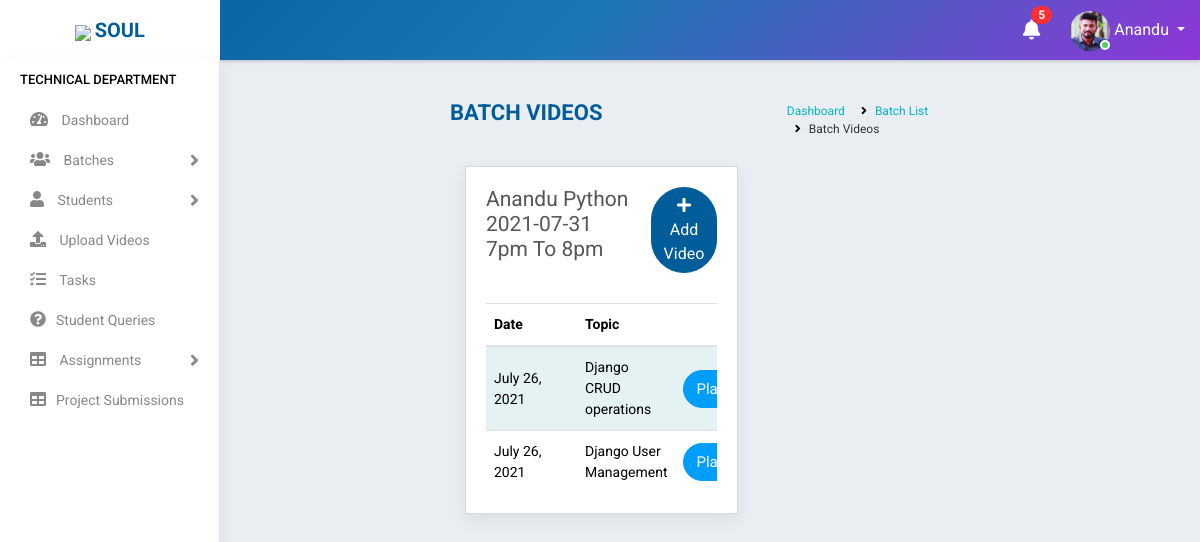
Screenshot of /trainer/batch_content_list/8 (signed in) with the database file from the repository.
### accounts/models.py (models this page shows, shortened)
class Staff(models.Model):
    value= (
    ('1', 'Operations'),
    ('2', 'Sales'),
    ('3', 'Trainer'),
    ('4', 'Admin'),
    )
    state = (
    ('Andhra Pradesh','Andhra Pradesh'),
    ('Arunachal Pradesh','Arunachal Pradesh'),
    ('Assam','Assam'),
    ('Bihar','Bihar'),
    ('Chhattisgarh','Chattisgarh'),
    ('Goa','Goa'),
    ('Gujarat','Gujarat'),
    ('Haryana','Haryana'),
    ('Himachal Pradesh','Himachal Pradesh'),
    ('Jharkhand','Jharkhand'),
    ('Karnataka','Karnataka'),
    ('Kerala','Kerala'),
    ('Madhya Pradesh','Madhya Pradesh'),
    ('Maharashtra','Maharashtra'),
    ('Manipur','Manipur'),
    ('Meghalaya','Meghalaya'),
    ('Mizoram','Mizoram'),
    ('Nagaland','Nagaland'),
    ('Odisha','Odisha'),
    ('Rajasthan','Rajasthan'),
    ('Sikkim','Sikkim'),
    ('Tamil Nadu','Tamil Nadu'),
    ('Telangana','Telangana'),
    ('Tripura','Tripura'),
    ('Uttar Pradesh','Uttar Pradesh'),
    ('Uttarakhand','Uttarakhand'),
    ('West Bengal','West Bengal')
    )
    groups = (
        ('AB+', 'AB+'),
        ('AB-', 'AB-'),
        ('A+', 'A+'),
        ('A-', 'A-'),
        ('B+', 'B+'),
        ('B-', 'B-'),
        ('O+', 'O+'),
        ('O-', 'O-'),
        )
    user = models.OneToOneField(User,on_delete=models.CASCADE,null=True,blank=True)
    name = models.CharField(max_length=100,null=True, blank=True)
    empid = models.CharField(max_length=100,null=True, blank=True)
    mobile = models.CharField(max_length=10,null=True, blank=True)
    email = models.EmailField(max_length=200,null=True, blank=True)
    sex = models.CharField(max_length=10,null=True,choices=(('Male','Male'),('Female','Female')), blank=True)
    dob = models.DateField(null=True, blank=True)
    doj = models.DateField(null=True, blank=True)
    blood_group = models.CharField(max_length=100,null=True, blank=True,choices=groups)
    house = models.CharField(max_length=100,null=True, blank=True)
    street =models.CharField(max_length=100,null=True, blank=True)
    street2 =models.CharField(max_length=100,null=True, blank=True)
    city = models.CharField(max_length=100,null=True, blank=True)
    state = models.CharField(max_length=100,null=True,choices=state, blank=True)
    stype = models.CharField(max_length=100,null=True,choices=value, blank=True)
    status = models.CharField(max_length=20,choices=(('Active','Active'),('Inactive','Inactive')),default='Active')
    profile_pic = models.ImageField(null=True, blank=True,default="student.jpg")
    def __str__(self):
        return self.name

class Batch(models.Model):
    mod_value= [
    ('1', 'Weekday'),
    ('2', 'Weekend')
    ]
    status_value= [
        ('Yet to start', 'Yet to start'),
        ('Ongoing', 'Ongoing'),
        ('Completed', 'Completed'),
    ]
    subject = models.ForeignKey(Courses,on_delete=models.CASCADE,null=True,blank=True)
    trainer = models.ForeignKey(Staff,on_delete=models.CASCADE,null=True,limit_choices_to={'stype':"3"},blank=True)
    timing = models.CharField(max_length=100, null=True,blank=True)
    start_date = models.DateField(null=True,blank=True)
    end_date = models.DateField(null=True,blank=True)
    link = models.CharField(max_length=1000,null=True,blank=True)
    passcode = models.CharField(max_length=100,null=True,blank=True,default="N/A")
    mode = models.CharField(max_length=100,choices=mod_value,default=1,blank=True)
    status = models.CharField(max_length=100,choices=status_value,blank=True,default="Yet to start")
    def __str__(self):
        return "%s %s %s %s" %(self.trainer , self.subject , self.start_date , self.timing)

class Courses(models.Model):
    name = models.CharField(max_length=300,null=True)
    fee = models.CharField(max_length=6)
    link = models.CharField(max_length=1000,null=True, blank=True)
    project_file = models.CharField(max_length=1000,null=True,blank=True)
    pic = models.ImageField(null=True, blank=True)
    def __str__(self):
        return self.name

class BatchData(models.Model):
    batch = models.ForeignKey(Batch,on_delete=models.CASCADE,null=True,blank=True)
    topic = models.CharField(max_length=100,null=True, blank=True)
    link = models.CharField(max_length=1000,null=True, blank=True)
    datecreated = models.DateField(null=True,blank=True,auto_now_add=True)

### accounts/views.py (the view)
# urls.py: path('trainer/batch_content_list/<id>', BatchContentList.as_view(),name='batch_content_list'),
class BatchContentList(View):
    def get(self, request,id):
        user=request.user
        if user.is_authenticated:
            note = Notification.objects.filter(receiver=user).filter(status="Not Read").order_by('-datetime')
            no_count = note.count()
            try:
                s = Staff.objects.get(user=user)
                if s.stype == "3":
                    batch = Batch.objects.get(id=id)
                    batch_data = BatchData.objects.filter(batch=batch)
                    return render(request,'accounts/video_list.html',{'batch_data':batch_data,'no_count':no_count,'note':note,'batch':batch,'s':s})
                else:
                    return redirect('home')
            except:
                return redirect('home')
        else:
            return redirect('logout')

### accounts/templates/accounts/video_list.html (shortened to what this page needs)
{% extends 'accounts/main.html' %}
    {% block content %}
<div class="main-wrapper">
    {% include 'accounts/navbar.html' %}
    {% include 'accounts/sidebar_trainer.html' %}
    <div class="page-wrapper">
        <div class="content container-fluid">
            <div class="page-header">
                <div class="row">
                    <div class="col-lg-7 col-md-12 col-sm-12 col-12">
                        <h5 class="text-uppercase">Batch Videos</h5>
                    </div>
                    <div class="col-lg-5 col-md-12 col-sm-12 col-12">
                        <ul class="list-inline breadcrumb float-right">
                            <li class="list-inline-item"><a href="{% url 'home' %}">Dashboard</a></li>
                            <li class="list-inline-item"><a href="{% url 'active_batch_list' %}">Batch List</a></li>
                            <li class="list-inline-item">Batch Videos</li>
                        </ul>
                    </div>
                </div>
            </div>
            <div class="col-md-7 col-12">
            <div class="content-page">
                <div class="row">
                    <div class="col-sm-8 col-5">
                        <h4 class="page-title">{{batch}}</h4>
                    </div>
                    <div class="col-sm-4 col-7 text-right m-b-30">
                        <a href="{% url 'batch_content' batch.id  %}" class="btn btn-primary btn-rounded float-right">
                            <i class="fas fa-plus"></i> Add Video</a>
                    </div>
                </div>
                {% include 'accounts/mini/video_list.html' %}
                                    </div>
            </div>
        </div>
    </div>
</div>
{% endblock %}

### accounts/templates/accounts/navbar.html (shortened to what this page needs)
<div class="header">
    <div class="header-left">
        <a href="https://www.teqstories.com" class="logo">
            <img src="https://www.teqstories.com/assets/images/Blue.png" style="height: 40px;width:auto;">
            <span class="text-uppercase"><b>Soul</b></span>
        </a>
    </div>
    <div class="page-title-box float-left">
    </div>
    <ul class="nav user-menu float-right">
        {% include 'accounts/mini/notify.html' %}
        <li class="nav-item dropdown has-arrow">
            <a href="#" class="dropdown-toggle nav-link user-link" data-toggle="dropdown">
                <span class="user-img">
                    {% if request.user.staff.profile_pic %}
                    <img class="rounded-circle" src="{{request.user.staff.profile_pic.url}}" width="40" height="40" alt="Admin">
                    {% endif %}
                    <span class="status online"></span></span>
                <span>{{request.user.staff.name|title}}</span>
            </a>
        </li>
    </ul>
</div>

### accounts/templates/accounts/mini/video_list.html (shortened to what this page needs)
<div class="table-responsive">
    <table class="table table-striped custom-table">
        <thead>
            <tr>
                <th style="min-width:91px;">Date</th>
                <th style="min-width:91px;">Topic</th>
                <th></th>
            </tr>
        </thead>
        <tbody>
            {% for i in batch_data %}
            <tr>
                <td>{{i.datecreated}}</td>
                <td>{{i.topic}}</td>
                <td><a href="{% url 'videoplayer' i.id %}" class="btn btn-info"
                        style="border-radius: 80px 80px 80px 80px ;color: white">
                        <span style="font-size:15px">Play&nbsp;&nbsp;</span></a></td>
            </tr>
            {% endfor %}
        </tbody>
    </table>
</div>

### rows the page displays
Batch: trainer+subject+start_date "Anandu Python 2021-07-31 7pm To 8pm"
BatchData: datecreated "July 26, 2021", topic "Django CRUD operations"
BatchData: datecreated "July 26, 2021", topic "Django User Management"

### other values shown
{{ no_count }} "5"
{{ request.user.staff.name|title }} "Anandu"
